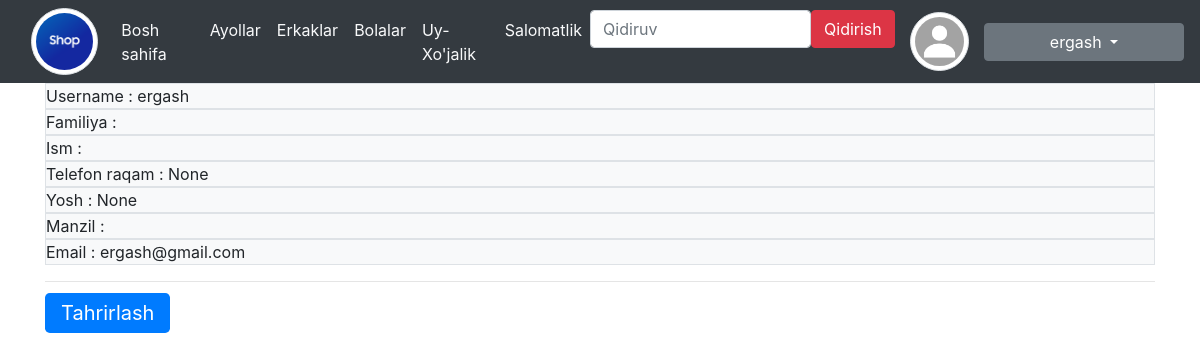
Screenshot of /user/profile/ (signed in) with the database file from the repository.
### users/models.py (models this page shows)
class CustomUser(AbstractUser):
    age = models.PositiveSmallIntegerField(null=True, blank=False)
    password = models.CharField(max_length=10)
    phone = models.IntegerField( null=True)
    image = models.ImageField(upload_to='users/',blank=True, null=True)
    location = models.CharField(max_length=255, choices=Location_choices,default=None)

### users/views.py (the view)
# urls.py: path('profile/', Profile, name='profile'),
@login_required
def Profile(request):
    user = CustomUser.objects.get(username=request.user.username)
    context = {
        'user': user
    }
    return render(request, template_name="user/profile.html", context=context)

### templates/user/profile.html (shortened to what this page needs)
{% extends 'base.html' %}
{% load django_bootstrap5 %}
{% block content %}
<div class="vstack gap-3">
    <div class="bg-light border fs-2">Username : {{ user.username }}</div>
    <div class="bg-light border fs-2">Familiya : {{ user.first_name }}</div>
    <div class="bg-light border fs-2">Ism : {{ user.last_name }}</div>
    <div class="bg-light border fs-2">Telefon raqam : {{ user.phone }}</div>
    <div class="bg-light border fs-2">Yosh : {{ user.age }}</div>
    <div class="bg-light border fs-2">Manzil : {{ user.location }}</div>
    <div class="bg-light border fs-2">Email : {{ user.email }}</div>
</div>
    <hr class="hr" />
    <a class="btn-primary btn-lg" href="{% url 'edit_profile' %}"> Tahrirlash</a>
{% endblock content %}

### templates/base.html (shortened to what this page needs)
{% load static %}
<!DOCTYPE html>
<html lang="en">
<head>
    <link rel="stylesheet" href="https://cdn.jsdelivr.net/npm/bootstrap@4.5.3/dist/css/bootstrap.min.css">
    <link rel="stylesheet" href="https://cdn.jsdelivr.net/npm/bootstrap-icons@1.9.0/font/bootstrap-icons.css">
</head>
<body>
    <nav class="navbar navbar-expand-md navbar-light bg-dark">
        <div class="col-xs-3 col-sm-1">
            <img class="mg-fluid rounded-circle img-thumbnail" src="{% static 'img/shop.png' %}" alt="Townhouses">
        </div>
        <div class="collapse navbar-collapse" id="navbarNav">
            <ul class="navbar-nav mr-auto">
                <li class="nav-item active">
                    <a class="nav-link text-light" href="{% url 'home' %}">Bosh sahifa <span class="sr-only">(current)</span></a>
                </li>
                <li class="nav-item">
                    <a class="nav-link text-light" href="{% url 'product_filters' category='Ayollar' %}">Ayollar</a>
                </li>
                <li class="nav-item">
                    <a class="nav-link text-light" href="{% url 'product_filters' category='Erkaklar' %}">Erkaklar</a>
                </li>
                <li class="nav-item">
                    <a class="nav-link text-light" href="{% url 'product_filters' category='Bolalar' %}">Bolalar</a>
                </li>
                <li class="nav-item">
                    <a class="nav-link text-light" href="{% url 'product_filters' category="Uy-Xo'jalik" %}">Uy-Xo'jalik</a>
                </li>
                <li class="nav-item">
                    <a class="nav-link text-light" href="{% url 'product_filters' category='Salomatlik' %}">Salomatlik</a>
                </li>
                <li class="nav-item">
                    <div class="d-flex">
                      <form class="d-flex" method=POST action="{% url 'search' %}">
                        <input class="form-control me-2" type="search" placeholder="Qidiruv" aria-label="Search" name="searched">
                        <button type="submit" class="btn btn-danger">Qidirish</button>
                      </form>
                    </div>
                </li>
            </ul>
            {% if user.is_authenticated %}
                {% if user.image %}
                    <div class="col-xs-3 col-sm-1">
                        <img src="{{ user.image.url }}" alt="{{ user.username }}" class="img-fluid rounded-circle img-thumbnail">
                    </div>
                {% else %}
                    <div class="col-xs-3 col-sm-1">
                        <img src="{% static 'img/unknown.jpg' %}" alt="{{ user.username }}" class="mg-fluid rounded-circle img-thumbnail">
                    </div>
                {% endif %}
                <div class="dropdown">
                    <button style="min-width: 200px" class="btn btn-secondary dropdown-toggle " type="button" id="dropdownMenuButton1" data-bs-toggle="dropdown" aria-expanded="false">
                        {{ user.username }}
                    </button>
                </div>
            {% else %}
                <div class="btn-group" role="group" aria-label="Basic example">
                    <a class="btn btn-dark" href="{% url 'signin' %}" role="button">Kirish</a>
                    <a class="btn btn-dark" href="{% url 'signup' %}" role="button">Ro'yxatdan o'tish</a>
                </div>
            {% endif %}
        </div>
    </nav>
    <main>
        <div class="container">
            {% block content %}
            {% endblock content %}
        </div>
    </main>
</body>
</html>

### rows the page displays
CustomUser: username "ergash", phone "None", age "None", email "ergash@gmail.com"
